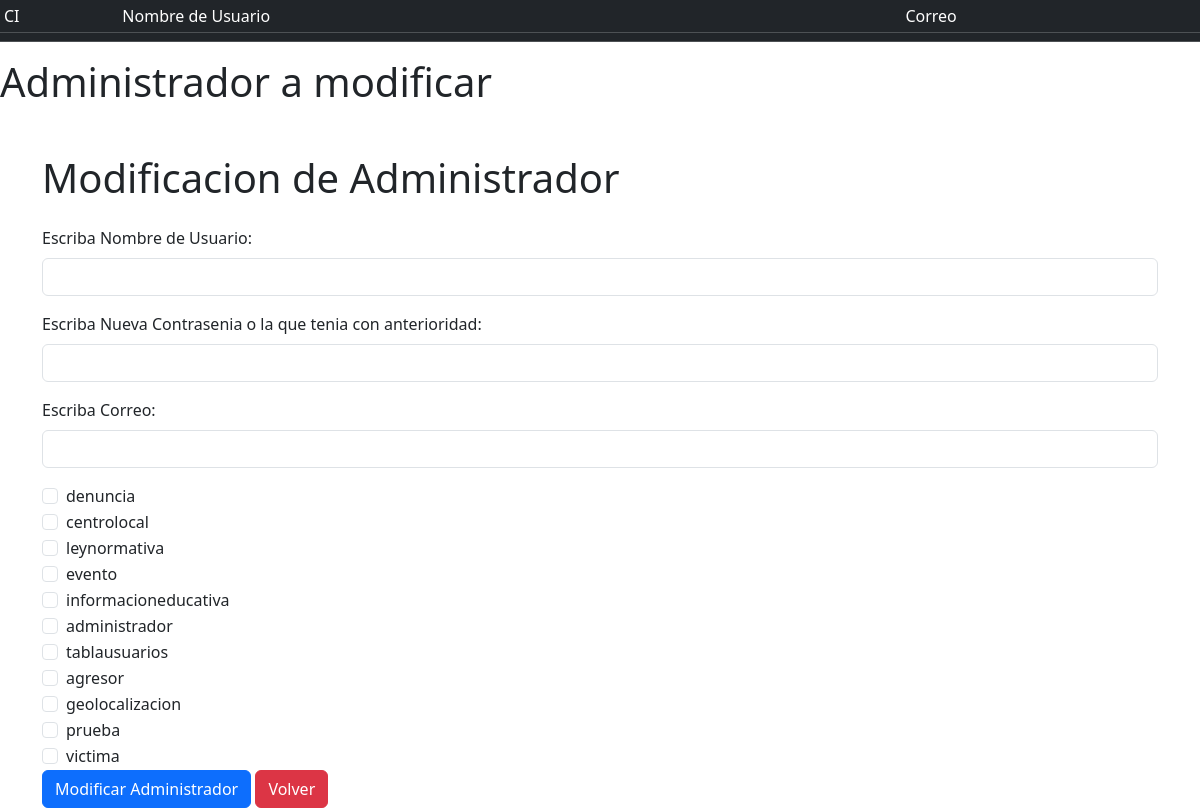
The page /controlador/administradorModifica.php (signed in) on the database its author committed.
### tables this page shows
CREATE TABLE `rol` (
  `idRol` int(11) NOT NULL,
  `nombreRol` varchar(100) DEFAULT NULL,
  PRIMARY KEY (`idRol`)
);

### controlador/administradorModifica.php (called while the page is built, shortened)
<?php
    include("../modelo/administrador.php");
    $ci = $_GET['ci'];
    $car = new Administrador($ci, "", "", "", "");
    $res = $car->lista_especifica();
    $reg = $res->fetch_assoc();
    $nombre_usuario = $reg['nombre_usuario'];
    $correo = $reg['correo'];
    $tmp_admin = new Administrador("", "", "", "");
    $total_roles = $tmp_admin->getRoles();
    $v_roles_administrador = [];
    include("../vista/administradorModifica.php");
?>

### modelo/administrador.php (called while the page is built, shortened)
<?php
class Administrador
{
    public function getRoles()
    {
        $db = new Conexion();
        $sql=$db->query("SELECT idRol, nombreRol FROM rol");
        return ($sql);
    }
}
?>

### vista/administradorModifica.php (the view, shortened to what this page needs)
<!DOCTYPE html>
<html lang="en">
<head>
    <link href="https://cdn.jsdelivr.net/npm/bootstrap@5.3.1/dist/css/bootstrap.min.css" rel="stylesheet">
</head>
<body>
    <table  class="table table-dark table-sm">
        <tr>
            <td>CI</td>
            <td>Nombre de Usuario</td>
            <td>Correo</td>
        </tr>
        <?php
                echo "<tr>";
                echo "<td>".$ci."</td>";
                echo "<td>".$nombre_usuario."</td>";
                echo "<td>".$correo."</td>";
                echo "</tr>";
        ?>
    </table>
    <h1>Administrador a modificar</h1>
    <div class="container mt-5">
        <form action="" method="POST">
            <h1 class="mb-4">Modificacion de Administrador</h1>
            <div class="mb-3">
                <label for="nom" class="form-label">Escriba Nombre de Usuario:</label>
                <input type="text" class="form-control" name="nombre_usuario" id="nom" value="<?php echo $nombre_usuario; ?>">
            </div>
            <div class="mb-3">
                <label for="nom" class="form-label">Escriba Nueva Contrasenia o la que tenia con anterioridad:</label>
                <input type="password" class="form-control" name="contrasenia" id="nom" value="">
            </div>
            <div class="mb-3">
                <label for="nom" class="form-label">Escriba Correo:</label>
                <input type="text" class="form-control" name="correo" id="nom" value="<?php echo $correo; ?>">
            </div>
            <?php
                            while($rol=mysqli_fetch_array($total_roles)){
                                if(in_array($rol['idRol'], $v_roles_administrador))
                                {
                                    echo '<div class="form-check">';
                                        echo '<input class="form-check-input" type="checkbox" id="opcion1" value="'.$rol['nombreRol'].'" name="'.$rol['idRol'].'" checked>';
                                        echo '<label class="form-check-label" for="opcion1">';
                                            echo $rol['nombreRol'];
                                        echo '</label>';
                                    echo '</div>';
                                }
                                else
                                {
                                    echo '<div class="form-check">';
                                        echo '<input class="form-check-input" type="checkbox" id="opcion1" value="'.$rol['nombreRol'].'" name="'.$rol['idRol'].'">';
                                        echo '<label class="form-check-label" for="opcion1">';
                                            echo $rol['nombreRol'];
                                        echo '</label>';
                                    echo '</div>';
                                }
                            }
                        ?>
            <button type="submit" class="btn btn-primary" name="ModificarAdministrador">Modificar Administrador</button>
            <button type="button" class="btn btn-danger" onclick="window.location.href='../controlador/administradorListar.php'">Volver</button>
        </form>
    </div>
</body>
</html>

### rows shown on the page
rol: nombreRol "denuncia"
rol: nombreRol "centrolocal"
rol: nombreRol "leynormativa"
rol: nombreRol "evento"
rol: nombreRol "informacioneducativa"
rol: nombreRol "administrador"
rol: nombreRol "tablausuarios"
rol: nombreRol "agresor"
rol: nombreRol "geolocalizacion"
rol: nombreRol "prueba"
rol: nombreRol "victima"
